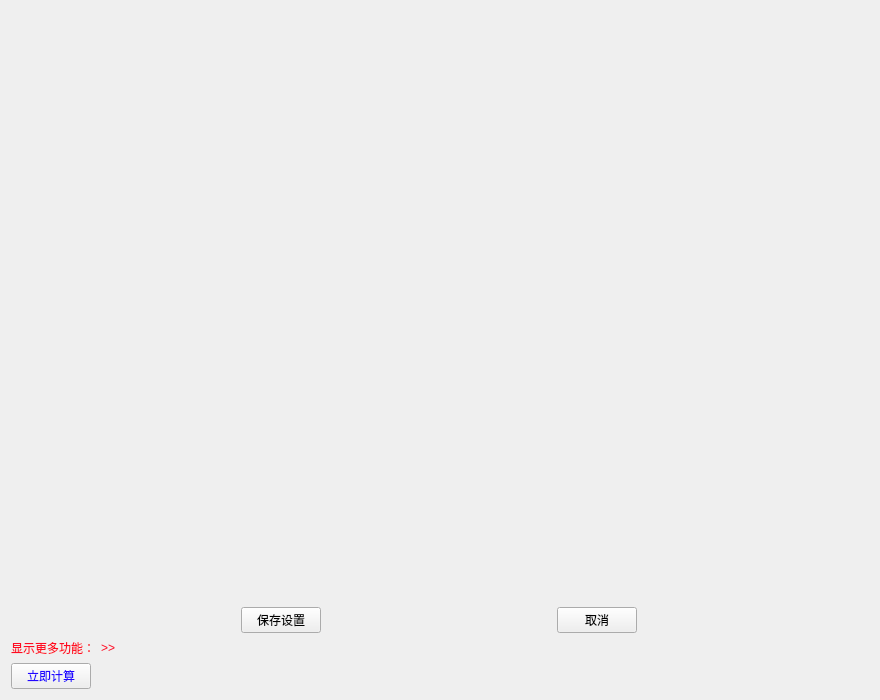
<?xml version="1.0" encoding="UTF-8"?>
<ui version="4.0">
 <class>CustomConfig</class>
 <widget class="QWidget" name="CustomConfig">
  <property name="geometry">
   <rect>
    <x>0</x>
    <y>0</y>
    <width>880</width>
    <height>700</height>
   </rect>
  </property>
  <property name="sizePolicy">
   <sizepolicy hsizetype="Expanding" vsizetype="Expanding">
    <horstretch>0</horstretch>
    <verstretch>0</verstretch>
   </sizepolicy>
  </property>
  <property name="windowTitle">
   <string>CustomConfig</string>
  </property>
  <layout class="QVBoxLayout" name="verticalLayout">
   <item>
    <layout class="QHBoxLayout" name="horizontalLayout">
     <item>
      <widget class="QtTreePropertyBrowser" name="mConfig" native="true">
       <property name="sizePolicy">
        <sizepolicy hsizetype="Expanding" vsizetype="Expanding">
         <horstretch>0</horstretch>
         <verstretch>0</verstretch>
        </sizepolicy>
       </property>
      </widget>
     </item>
    </layout>
   </item>
   <item>
    <widget class="QLabel" name="mCheckOriginal">
     <property name="font">
      <font>
       <pointsize>16</pointsize>
      </font>
     </property>
     <property name="styleSheet">
      <string notr="true">color: rgb(255, 10, 34);</string>
     </property>
     <property name="text">
      <string/>
     </property>
    </widget>
   </item>
   <item>
    <layout class="QHBoxLayout" name="horizontalLayout_2">
     <item>
      <widget class="QPushButton" name="mSave">
       <property name="sizePolicy">
        <sizepolicy hsizetype="Fixed" vsizetype="Fixed">
         <horstretch>0</horstretch>
         <verstretch>0</verstretch>
        </sizepolicy>
       </property>
       <property name="text">
        <string>保存设置</string>
       </property>
      </widget>
     </item>
     <item>
      <widget class="QPushButton" name="mCancel">
       <property name="sizePolicy">
        <sizepolicy hsizetype="Fixed" vsizetype="Fixed">
         <horstretch>0</horstretch>
         <verstretch>0</verstretch>
        </sizepolicy>
       </property>
       <property name="text">
        <string>取消</string>
       </property>
      </widget>
     </item>
    </layout>
   </item>
   <item>
    <layout class="QVBoxLayout" name="verticalLayout_2">
     <property name="bottomMargin">
      <number>0</number>
     </property>
     <item>
      <layout class="QHBoxLayout" name="horizontalLayout_3">
       <property name="leftMargin">
        <number>0</number>
       </property>
       <property name="bottomMargin">
        <number>0</number>
       </property>
       <item>
        <widget class="QClickLabel" name="mClickLabel">
         <property name="sizePolicy">
          <sizepolicy hsizetype="Fixed" vsizetype="Fixed">
           <horstretch>0</horstretch>
           <verstretch>0</verstretch>
          </sizepolicy>
         </property>
         <property name="styleSheet">
          <string notr="true">color: rgb(255, 10, 34);</string>
         </property>
         <property name="text">
          <string>显示更多功能：</string>
         </property>
        </widget>
       </item>
       <item>
        <widget class="QLabel" name="mIndicate">
         <property name="sizePolicy">
          <sizepolicy hsizetype="Preferred" vsizetype="Preferred">
           <horstretch>0</horstretch>
           <verstretch>0</verstretch>
          </sizepolicy>
         </property>
         <property name="styleSheet">
          <string notr="true">color: rgb(255, 10, 34);</string>
         </property>
         <property name="text">
          <string>&gt;&gt;</string>
         </property>
        </widget>
       </item>
      </layout>
     </item>
     <item>
      <widget class="QPushButton" name="mCalculate">
       <property name="sizePolicy">
        <sizepolicy hsizetype="Fixed" vsizetype="Fixed">
         <horstretch>0</horstretch>
         <verstretch>0</verstretch>
        </sizepolicy>
       </property>
       <property name="styleSheet">
        <string notr="true">color: rgb(35, 6, 255);</string>
       </property>
       <property name="text">
        <string>立即计算</string>
       </property>
      </widget>
     </item>
    </layout>
   </item>
  </layout>
 </widget>
 <customwidgets>
  <customwidget>
   <class>QtTreePropertyBrowser</class>
   <extends>QWidget</extends>
   <header location="global">QtTreePropertyBrowser</header>
   <container>1</container>
  </customwidget>
  <customwidget>
   <class>QClickLabel</class>
   <extends>QLabel</extends>
   <header>QClickLabel.h</header>
   <slots>
    <signal>clicked()</signal>
   </slots>
  </customwidget>
 </customwidgets>
 <resources/>
 <connections>
  <connection>
   <sender>mSave</sender>
   <signal>clicked()</signal>
   <receiver>CustomConfig</receiver>
   <slot>onSave()</slot>
   <hints>
    <hint type="sourcelabel">
     <x>318</x>
     <y>609</y>
    </hint>
    <hint type="destinationlabel">
     <x>226</x>
     <y>476</y>
    </hint>
   </hints>
  </connection>
  <connection>
   <sender>mCancel</sender>
   <signal>clicked()</signal>
   <receiver>CustomConfig</receiver>
   <slot>onCancel()</slot>
   <hints>
    <hint type="sourcelabel">
     <x>633</x>
     <y>609</y>
    </hint>
    <hint type="destinationlabel">
     <x>530</x>
     <y>495</y>
    </hint>
   </hints>
  </connection>
  <connection>
   <sender>mClickLabel</sender>
   <signal>clicked()</signal>
   <receiver>CustomConfig</receiver>
   <slot>onShowMore()</slot>
   <hints>
    <hint type="sourcelabel">
     <x>58</x>
     <y>622</y>
    </hint>
    <hint type="destinationlabel">
     <x>94</x>
     <y>736</y>
    </hint>
   </hints>
  </connection>
  <connection>
   <sender>mCalculate</sender>
   <signal>clicked()</signal>
   <receiver>CustomConfig</receiver>
   <slot>onCalculate()</slot>
   <hints>
    <hint type="sourcelabel">
     <x>44</x>
     <y>678</y>
    </hint>
    <hint type="destinationlabel">
     <x>106</x>
     <y>754</y>
    </hint>
   </hints>
  </connection>
 </connections>
 <slots>
  <slot>onSave()</slot>
  <slot>onCancel()</slot>
  <slot>onShowMore()</slot>
  <slot>onCalculate()</slot>
  <slot>onStatistic()</slot>
 </slots>
</ui>
